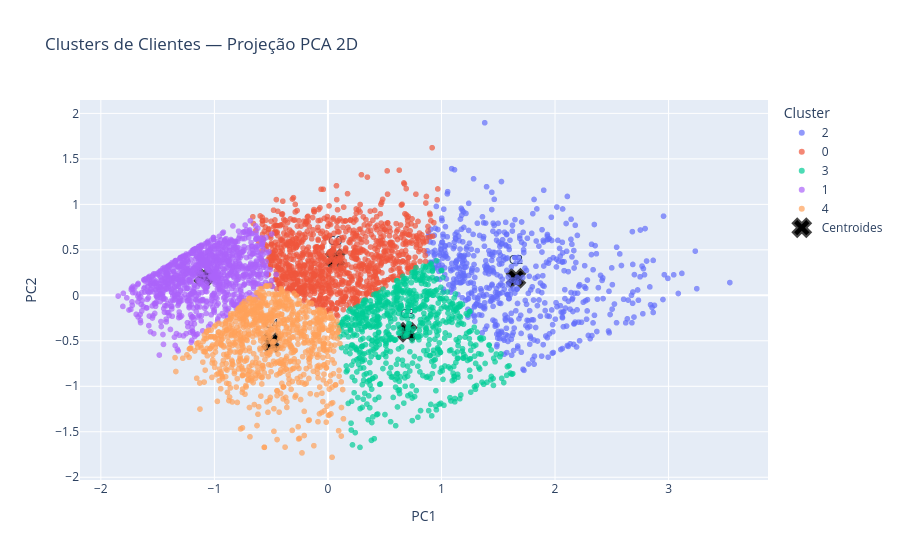

The notebook cell saved with this chart:
### Markdown cell above
## §9 — Item 2: Scatter Plot com PCA (2D e 3D)

Redução dimensional das 3 variáveis RFM padronizadas, com centroides marcados. Como a base RFM tem apenas
3 dimensões, o PCA em 3 componentes explica trivialmente 100% da variância; em 2D já capturamos a maior
parte da variância (ver percentual impresso abaixo) — satisfazendo o critério de 80%+ pedido na atividade.

### Code cell
pca2 = PCA(n_components=2, random_state=RANDOM_STATE)
coords2 = pca2.fit_transform(X_scaled)
rfm_model["PC1"], rfm_model["PC2"] = coords2[:, 0], coords2[:, 1]
print(f"[PCA 2D] variância explicada: {pca2.explained_variance_ratio_.sum():.1%}")

fig = px.scatter(rfm_model, x="PC1", y="PC2", color=rfm_model["Cluster"].astype(str),
                  title="Clusters de Clientes — Projeção PCA 2D", opacity=0.7,
                  labels={"color": "Cluster"})
centroides2 = rfm_model.groupby("Cluster")[["PC1", "PC2"]].mean()
fig.add_trace(go.Scatter(
    x=centroides2["PC1"], y=centroides2["PC2"], mode="markers+text",
    marker=dict(symbol="x", size=16, color="black", line=dict(width=2)),
    text=[f"C{c}" for c in centroides2.index], textposition="top center", name="Centroides",
))
fig.show()

### Figure 1 — Plotly figure (JSON) as saved in the notebook; plotly's stock layout.template omitted (floating-point values rounded to 4 significant figures; data arrays with more than 128 entries replaced by an {"elided": "..."} marker saying what was removed)
{"data": [{"hovertemplate": "Cluster=2<br>PC1=%{x}<br>PC2=%{y}<extra></extra>", "legendgroup": "2", "marker": {"color": "#636efa", "opacity": 0.7, "symbol": "circle"}, "mode": "markers", "name": "2", "showlegend": true, "type": "scattergl", "x": {"elided": "589 float values"}, "xaxis": "x", "y": {"elided": "589 float values"}, "yaxis": "y"}, {"hovertemplate": "Cluster=0<br>PC1=%{x}<br>PC2=%{y}<extra></extra>", "legendgroup": "0", "marker": {"color": "#EF553B", "opacity": 0.7, "symbol": "circle"}, "mode": "markers", "name": "0", "showlegend": true, "type": "scattergl", "x": {"elided": "1039 float values"}, "xaxis": "x", "y": {"elided": "1039 float values"}, "yaxis": "y"}, {"hovertemplate": "Cluster=3<br>PC1=%{x}<br>PC2=%{y}<extra></extra>", "legendgroup": "3", "marker": {"color": "#00cc96", "opacity": 0.7, "symbol": "circle"}, "mode": "markers", "name": "3", "showlegend": true, "type": "scattergl", "x": {"elided": "730 float values"}, "xaxis": "x", "y": {"elided": "730 float values"}, "yaxis": "y"}, {"hovertemplate": "Cluster=1<br>PC1=%{x}<br>PC2=%{y}<extra></extra>", "legendgroup": "1", "marker": {"color": "#ab63fa", "opacity": 0.7, "symbol": "circle"}, "mode": "markers", "name": "1", "showlegend": true, "type": "scattergl", "x": {"elided": "1025 float values"}, "xaxis": "x", "y": {"elided": "1025 float values"}, "yaxis": "y"}, {"hovertemplate": "Cluster=4<br>PC1=%{x}<br>PC2=%{y}<extra></extra>", "legendgroup": "4", "marker": {"color": "#FFA15A", "opacity": 0.7, "symbol": "circle"}, "mode": "markers", "name": "4", "showlegend": true, "type": "scattergl", "x": {"elided": "868 float values"}, "xaxis": "x", "y": {"elided": "868 float values"}, "yaxis": "y"}, {"marker": {"color": "black", "line": {"width": 2}, "size": 16, "symbol": "x"}, "mode": "markers+text", "name": "Centroides", "text": ["C0", "C1", "C2", "C3", "C4"], "textposition": "top center", "type": "scatter", "x": [0.06439, -1.094, 1.656, 0.7008, -0.4978], "y": [0.4018, 0.2098, 0.1884, -0.4057, -0.5153]}], "layout": {"legend": {"title": {"text": "Cluster"}, "tracegroupgap": 0}, "title": {"text": "Clusters de Clientes — Projeção PCA 2D"}, "xaxis": {"anchor": "y", "domain": [0.0, 1.0], "title": {"text": "PC1"}}, "yaxis": {"anchor": "x", "domain": [0.0, 1.0], "title": {"text": "PC2"}}}}
